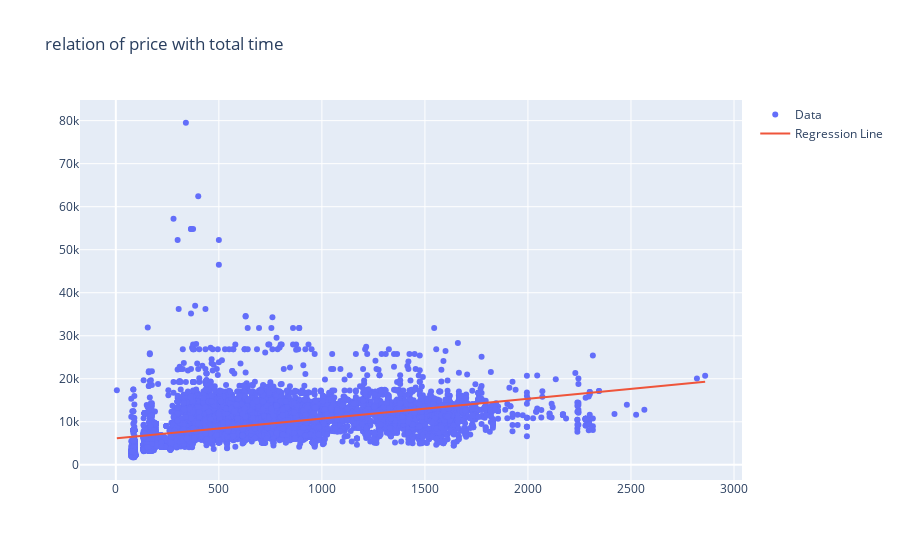

Source (notebook cell):
### Code cell
coefficients = np.polyfit(data["Duration_total_mins"],data['Price'], 1)
regression_line = np.polyval(coefficients, data["Duration_total_mins"])

trace_scatter = go.Scatter(x=data["Duration_total_mins"], y=data['Price'], mode='markers', name='Data')
trace_regression = go.Scatter(x=data["Duration_total_mins"], y=regression_line, mode='lines', name='Regression Line')
layout = go.Layout(title='relation of price with total time')
fig = go.Figure(data=[trace_scatter, trace_regression], layout=layout)
fig.show()

### Figure 1 — Plotly figure (JSON) as saved in the notebook; plotly's stock layout.template omitted (floating-point values rounded to 4 significant figures; data arrays with more than 128 entries replaced by an {"elided": "..."} marker saying what was removed)
{"data": [{"mode": "markers", "name": "Data", "type": "scatter", "x": {"elided": "10682 int values"}, "y": {"elided": "10682 int values"}}, {"mode": "lines", "name": "Regression Line", "type": "scatter", "x": {"elided": "10682 int values"}, "y": {"elided": "10682 float values"}}], "layout": {"title": {"text": "relation of price with total time"}}}
